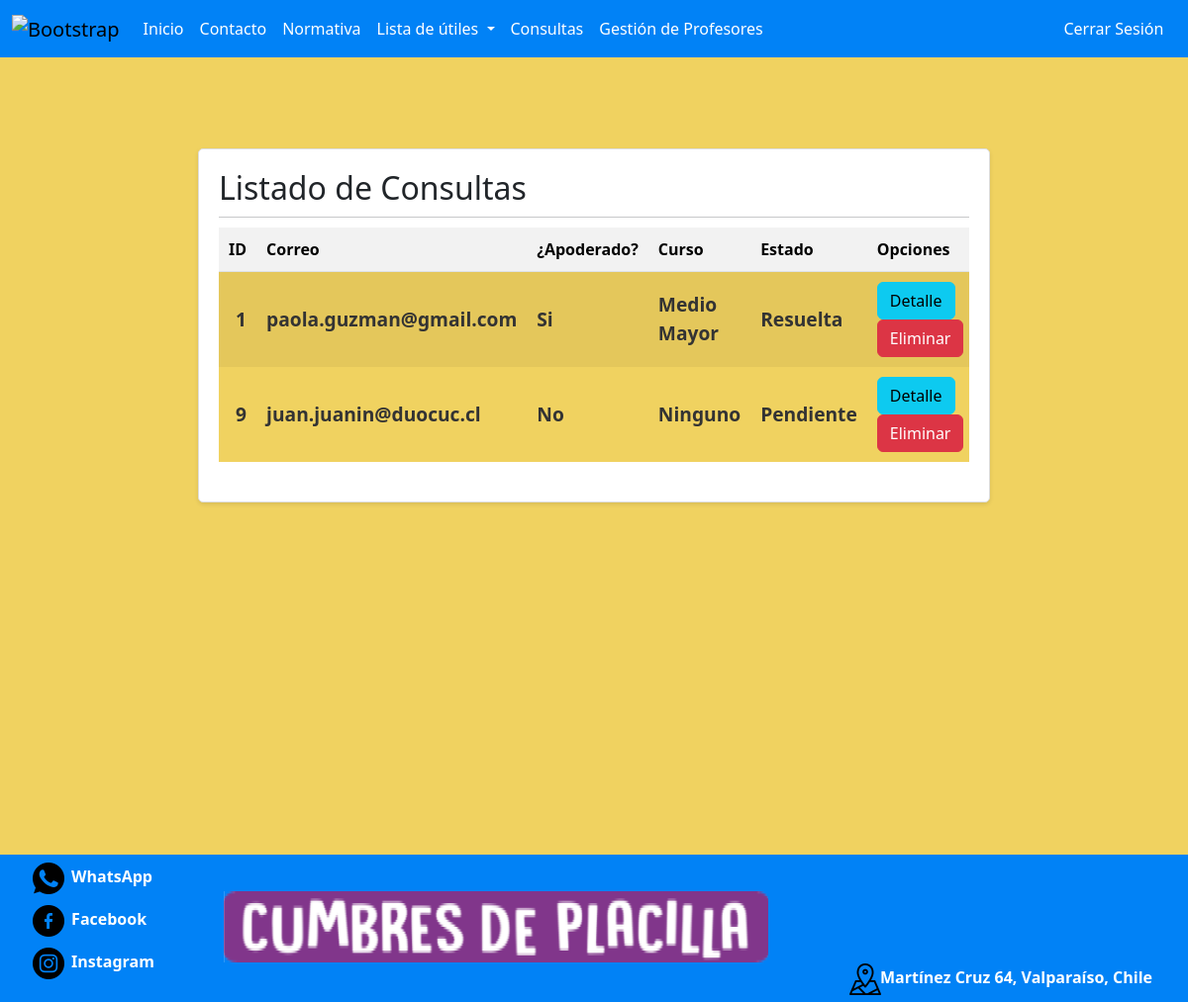
Page /SitioWeb/listarConsulta (signed in) on the earlier database version.
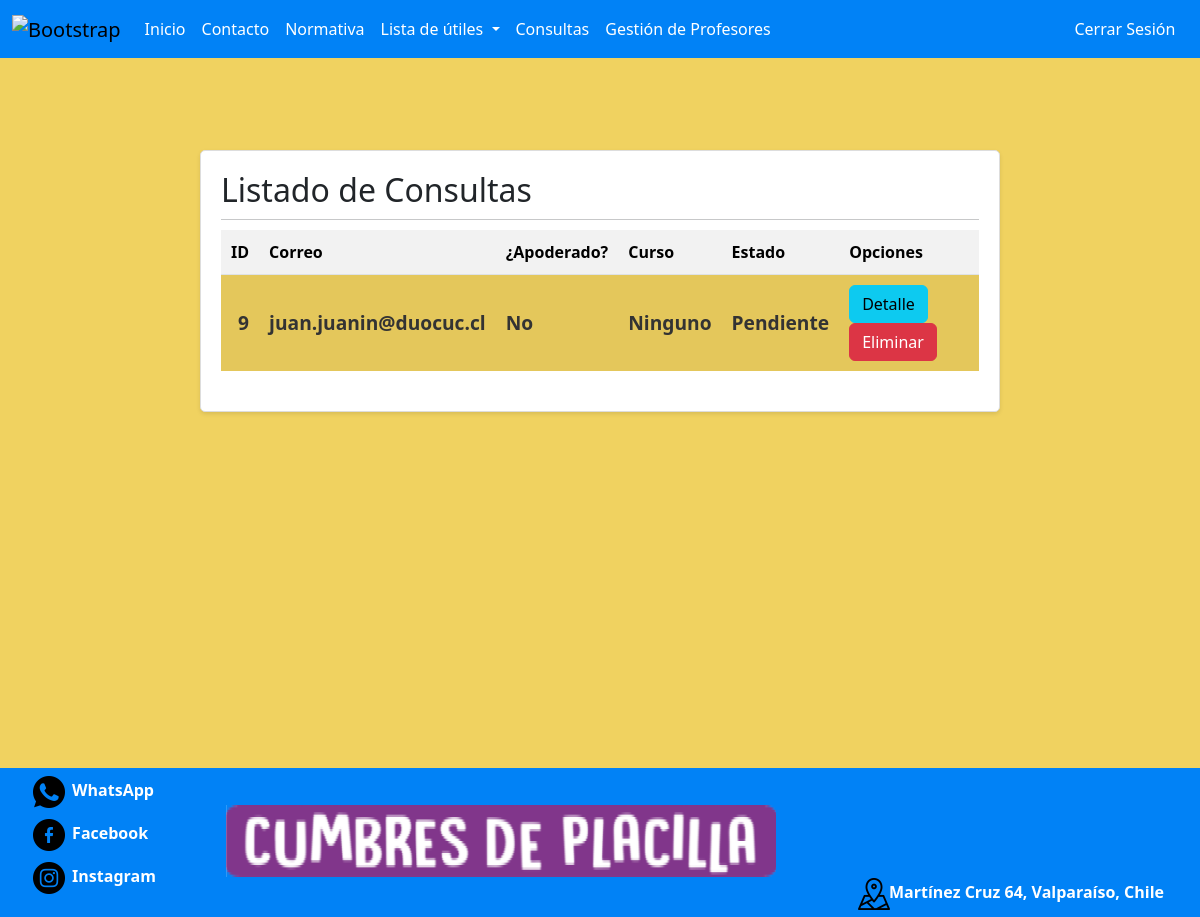
Same page on the later database version.
### SitioWeb/models.py (models this page shows, shortened)
class Consulta(models.Model):
    id_consulta = models.AutoField(db_column='idConsulta', primary_key=True)
    nombre_c = models.CharField(max_length=20)
    apellido_c = models.CharField(max_length=20)
    numero_c = models.IntegerField()
    correo_c = models.EmailField(max_length=254)
    apoderado_c = models.BooleanField(default=False)
    curso = models.ForeignKey(Curso, on_delete=models.PROTECT, blank=True, null=True)
    consulta_c = models.TextField()
    estado_c = models.BooleanField(default=False)
    respuesta_c = models.TextField(blank=True, null=True)
    class Meta:
        db_table = 'SitioWeb_consulta'

class Curso(models.Model):
    nombreCurso = models.CharField(max_length=30)
    def __str__(self):
        return self.nombreCurso

### SitioWeb/views.py (the view)
# urls.py: path('listarConsulta', listarConsulta, name='listarConsulta'),
@permission_required('SitioWeb.view_consulta')
def listarConsulta(request):
    listarConsulta = Consulta.objects.all()
    return render(request, 'paginas/listarConsulta.html', {'Consulta': listarConsulta})

### SitioWeb/templates/paginas/listarConsulta.html (shortened to what this page needs)
{% load static %}
<!DOCTYPE html>
<html lang="en">
<head>
 <link href="https://cdn.jsdelivr.net/npm/bootstrap@5.3.3/dist/css/bootstrap.min.css" rel="stylesheet">
 <link type='text/css' href="{%static "css/style.css"%}" rel="stylesheet" />
</head>
<body>
  <nav class="navbar navbar-expand-lg navbar-custom">
    <div class="container-fluid nav-bar-custom">
      <a class="navbar-brand" href=""><img src='{%static "Imagenes/Logo.png"%}' alt="Bootstrap" width="90" height="72"></a>
      <div class="collapse navbar-collapse" id="navbarNavDropdown">
        <ul class="navbar-nav">
          <li class="nav-item">
            <a class="nav-link nav-item-custom" aria-current="page" href="{%url 'index'%}">Inicio</a>
          </li>
          <li class="nav-item">
            <a class="nav-link  nav-item-custom" href="{%url 'Contacto'%}">Contacto</a>
          </li>
          <li class="nav-item">
            <a class="nav-link nav-item-custom" href='{%static "/PDF/normativaEjemplo.pdf"%}' target="_blank" rel="noopener noreferrer">Normativa</a>
          </li>
          <li class="nav-item dropdown">
            <a class="nav-link dropdown-toggle nav-item-custom" href="#" role="button" data-bs-toggle="dropdown" aria-expanded="false">
              Lista de útiles
            </a>
          </li>
          {% if user.is_authenticated and perms.SitioWeb.view_consulta %}
          <li class="nav-item">
              <a class="nav-link nav-item-custom" href="{% url 'listarConsulta' %}">Consultas</a>
          </li>
          {% endif %}
          {%  if perms.SitioWeb.view_profesor %}
          <li class="nav-item">
              <a class="nav-link nav-item-custom" href="{% url 'listarProfesor' %}" target="_blank" rel="noopener noreferrer">Gestión de Profesores</a>
          </li>
          {%  endif %}
        </ul>
        <div class="right-item">
          {% if user.is_authenticated %}
              <form action="{% url 'logout' %}" method="post">
                  <button type="submit" class="btn btn-link nav-link nav-item-custom">Cerrar Sesión</button>
              </form>
          {% else %}
              <button type="button" class="btn btn-primary" data-bs-toggle="modal" data-bs-target="#exampleModal">Iniciar Sesión</button>
          {% endif %}
      </div>
      </div>
    </div>
  </nav>
    <br><br><br>
    <main>
      <div class="card" id="listarProf">
          <div class="card-body">
              <h2>Listado de Consultas</h2>
              <hr>
              <div class="table-responsive">
                  <table class="table table-striped table-hover">
                      <thead>
                          <tr>
                              <th>ID</th>
                              <th>Correo</th>
                              <th>¿Apoderado?</th>
                              <th>Curso</th>
                              <th>Estado</th>
                              <th>Opciones</th>
                          </tr>
                      </thead>
                      <tbody>
                          {% for c in Consulta %}
                          <tr>
                              <td>{{ c.id_consulta }}</td>
                              <td>{{ c.correo_c }}</td>
                              <td>{% if c.apoderado_c %}
                                  Si
                                  {% else %}
                                  No
                                  {% endif %}
                              </td>
                              <td>{% if c.curso %}
                                  {{ c.curso }}
                                  {% else %}
                                  Ninguno
                                  {% endif %}
                              </td>
                              <td>
                                  {% if c.estado_c %}
                                  Resuelta
                                  {% else %}
                                  Pendiente
                                  {% endif %}
                              </td>
                              <td>
                                  <a href="estadoConsulta/{{ c.id_consulta }}" class="btn btn-info">Detalle</a>
                                  <a href="eliminarConsulta/{{ c.id_consulta }}" class="btn btn-danger ml-1" onclick="return confirm('¿Estás seguro de que deseas eliminar esta consulta?')">Eliminar</a>
                              </td>
                          </tr>
                          {% endfor %}
                      </tbody>
                  </table>
              </div>
          </div>
      </div>
  </main>
  <br><br><br><br><br><br><br><br><br><br><br><br><br>
  <br>
  <footer>
    <div class="FooterIzquierda">
      <ul>
        <li class="ListaFooter d-flex align-items-center">
          <a href="https://api.whatsapp.com/send/?phone=56966967653&text=Hola%21+necesito+informaci%C3%B3n+sobre+este+Colegio&type=phone_number&app_absent=0" target="_blank" rel="noopener noreferrer">
            <img src='{%static "Imagenes/whatsapp.png"%}' class="IconFooter mr-2">
          </a>
          <a  href="https://api.whatsapp.com/send/?phone=56966967653&text=Hola%21+necesito+informaci%C3%B3n+sobre+este+Colegio&type=phone_number&app_absent=0"  target="_blank" rel="noopener noreferrer" class="TxtIcono">WhatsApp</a>
        </li>
        <li class="ListaFooter d-flex align-items-center">
          <a href="https://www.facebook.com/escueladelenguajecumbresdeplacillavalparaiso/"  target="_blank" rel="noopener noreferrer" class="IconoFooter">
            <img src='{%static "Imagenes/facebook.png"%}' class="IconFooter mr-2">
          </a>
          <a  href="https://www.facebook.com/escueladelenguajecumbresdeplacillavalparaiso/"  target="_blank" rel="noopener noreferrer" class="TxtIcono">Facebook</a>
        </li>
        <li class="ListaFooter d-flex align-items-center">
          <a href="https://www.instagram.com/cumbresdeplacillavalparaiso/"  target="_blank" rel="noopener noreferrer">
            <img src='{%static "Imagenes/instagram.png"%}' alt="Instagram" class="IconFooter mr-2">
          </a>
          <a  href="https://www.instagram.com/cumbresdeplacillavalparaiso/"  target="_blank" rel="noopener noreferrer" class="TxtIcono">Instagram</a>
        </li>
      </ul>
    </div>
        <div ID="FooterCentro">
          <img src='{%static "Imagenes/letras-del-logo-logo.png"%}'>
        </div>
        <div ID="FooterDerecha" class="d-flex align-items-center">
          <a href="https://maps.app.goo.gl/qd44qkzyeYCdrR2x8" target="_blank" rel="noopener noreferrer">
            <img src='{%static "Imagenes/GoogleMaps.png"%}' alt="GoogleMaps" class="IconFooter mr-2">
          </a>
          <a href="https://maps.app.goo.gl/qd44qkzyeYCdrR2x8" target="_blank" rel="noopener noreferrer" ID="TxtIconoD">Martínez Cruz 64, Valparaíso, Chile</a>
        </div>
    </footer>
</body>
</html>

### ProyectoCumbres/static/CSS/style.css (style rules this page uses)
body { background-color: #f0d260;display: flex; flex-direction: column; min-height: 100vh; }
.navbar-custom { background-color: #0182f6; }
.nav-item-custom { color: white; }
.nav-bar-custom { background-color: #0182f6; }
.IconFooter { width: 32px; height: 32px; margin-top: 25%; margin-left: 2%; margin-right: 2%; align-self: center; margin-bottom: 10%; }
footer { width: 100%; display: flex; justify-content: space-between; padding-bottom: .3%; color: #333333; font-weight: bold; background-color: #0182f6; }
.right-item { margin-left: auto; margin-right: 1.2%; }
.FooterIzquierda { align-self: flex-start; }
#FooterDerecha { align-self: flex-end; margin-left: .2%; margin-right: 3%; text-align: left; }
#FooterCentro { align-self: center; margin-left: .2%; margin-right: .2%; }
ul { list-style: none; }
.TxtIcono { margin-left: 7%; color: white; text-decoration: none; }
#TxtIconoD { color: white; text-decoration: none; }
.table td { vertical-align: middle; text-align: center; background-color: #f0d260; border-bottom: #f0d260; color: #333333; font-weight: bold; font-size: larger; }
.table td:first-child { text-align: right; }
.card { border: 1px solid #ddd; border-radius: 5px; box-shadow: 0 2px 4px rgba(0, 0, 0, 0.1); margin: 20px auto; max-width: 800px; overflow: hidden; }
.card-body { padding: 20px; }
.card-body h2 { margin-top: 0; margin-bottom: 10px; }
.card-body hr { margin: 10px 0; }
.table { width: 100%; margin-bottom: 20px; border-collapse: collapse; }
.table th, .table td { padding: 10px; text-align: left; }
.table th { background-color: #f2f2f2; }
.table-striped tbody tr:nth-of-type(odd) { background-color: #f9f9f9; }

Differences in the rows shown:
removed Consulta: id_consulta "1", correo_c "paola.guzman@gmail.com", apoderado_c "Si", curso "Medio Mayor", estado_c "Resuelta"
